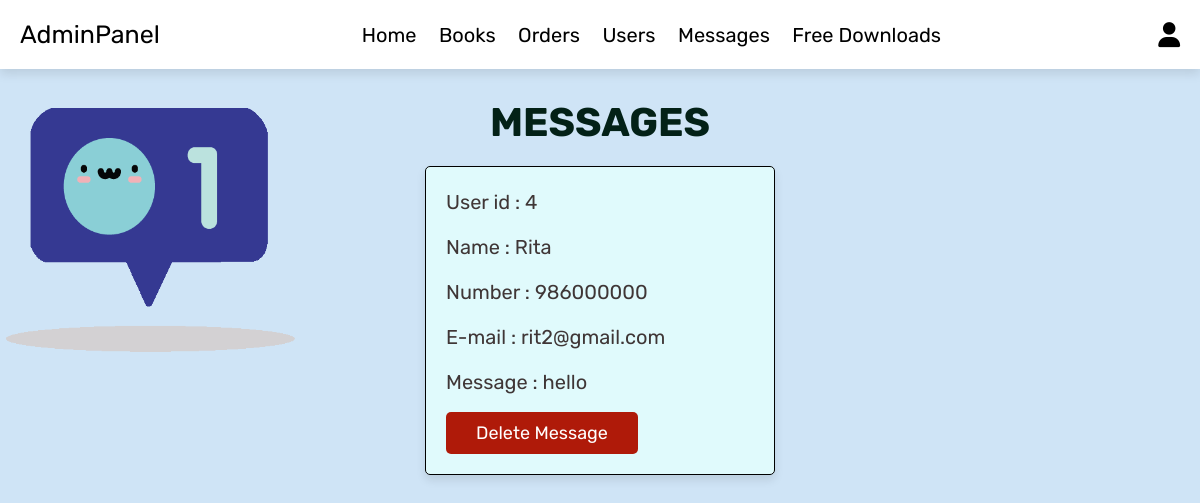
/admin_contacts.php (signed in), run on the app's committed database.
### tables this page shows
CREATE TABLE `message` (
  `id` int(100) NOT NULL,
  `user_id` int(100) NOT NULL,
  `name` varchar(100) NOT NULL,
  `email` varchar(100) NOT NULL,
  `number` varchar(12) NOT NULL,
  `message` varchar(500) NOT NULL
);

### admin_contacts.php (the view, shortened to what this page needs)
<?php
include 'config.php';
?>
<!DOCTYPE html>
<html lang="en">
<head>
   <link rel="stylesheet" href="https://cdnjs.cloudflare.com/ajax/libs/font-awesome/6.0.0/css/all.min.css">
   <link rel="stylesheet" href="css/admin_style.css">
</head>
<body  style= "background-color:#cfe4f6;">
<?php include 'admin_header.php'; ?>
<section class="messages">
   <h1 class="title"> messages </h1>
   <div class="box-container">
   <?php
      $select_message = mysqli_query($conn, "SELECT * FROM `message`") or die('query failed');
      if(mysqli_num_rows($select_message) > 0){
         while($fetch_message = mysqli_fetch_assoc($select_message)){
   ?>
   <div class="box" style= "background-color:#e0fafc;" >
      <p> User id : <span><?php echo $fetch_message['user_id']; ?></span> </p>
      <p> Name : <span><?php echo $fetch_message['name']; ?></span> </p>
      <p> Number : <span><?php echo $fetch_message['number']; ?></span> </p>
      <p> E-mail : <span><?php echo $fetch_message['email']; ?></span> </p>
      <p> Message : <span><?php echo $fetch_message['message']; ?></span> </p>
      <a href="admin_contacts.php?delete=<?php echo $fetch_message['id']; ?>" onclick="return confirm('Delete this message?');" class="delete-btn">Delete message</a>
   </div>
   <?php
      };
   }else{
      echo '<p class="empty">You have no messages!</p>';
   }
   ?>
   </div>
</section>
<img src="images/message gif.gif" style="width:300px; height:250px; margin-top:-400px; float:left;">
</body>
</html>

### css/admin_style.css (style rules this page uses)
:root { --green:#032117; --blue:#0e2d4a; --red:#af1a09; --orange:#FF7700; --black:#000000; --white:#fff; --light-color:rgb(63, 54, 54); --light-white:#ccc; --light-bg:#5da481; --light-mint:#7cc2ab; --light-blue:#a2d4ee; --light-purple: #a192af; --border:.1rem solid var(--black); --yellow:#FFFF00; --box-shadow:0 .5rem 1rem rgba(0,0,0,.1); }
* { font-family: 'Rubik', sans-serif; margin:0; padding:0; box-sizing: border-box; outline: none; border:none; text-decoration: none; transition:all .2s linear; }
html { font-size: 62.5%; overflow-x: hidden; }
section { padding:3rem 2rem; }
.title { text-align: center; margin-bottom: 2rem; text-transform: uppercase; color:var(--green); font-size: 4rem; }
.btn, .option-btn, .delete-btn, .white-btn { display: inline-block; margin-top: 1rem; padding:1rem 3rem; cursor: pointer; color:var(--white); font-size: 1.8rem; border-radius: .5rem; text-transform: capitalize; }
.delete-btn { background-color: var(--red); }
.messages .box-container { display: grid; grid-template-columns: repeat(auto-fit, 35rem); justify-content: center; gap:1.5rem; max-width: 1200px; margin:0 auto; align-items: flex-start; }
.messages .box-container .box { background-color: var(--white); padding:2rem; border:var(--border); box-shadow: var(--box-shadow); border-radius: .5rem; }
.messages .box-container .box p { padding-bottom: 1.5rem; font-size: 2rem; color:var(--light-color); line-height: 1.5; }
.messages .box-container .box p span { color:var(--purple); }
.messages .box-container .box .delete-btn { margin-top: 0; }

### data on the page
message: user "4", name "Rita", number "986000000", email "rit2@gmail.com", message "hello"
